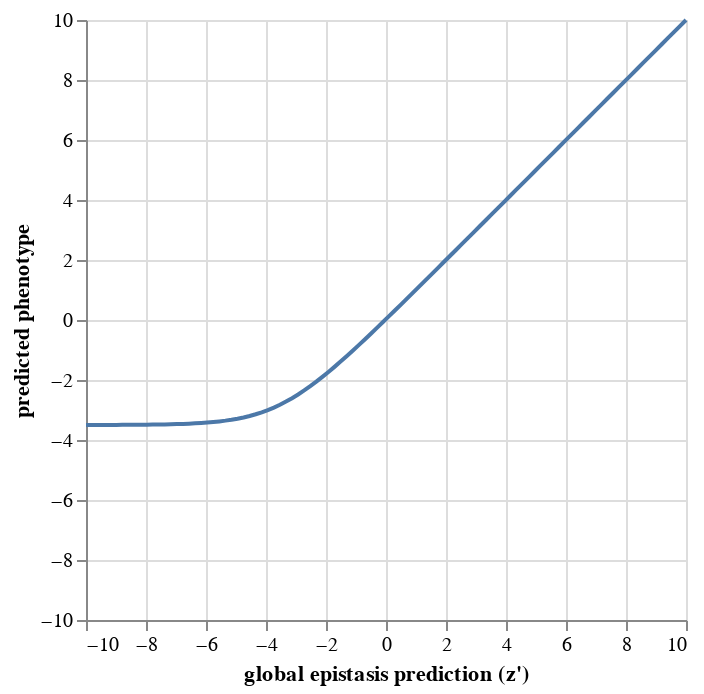

The cell this chart's notebook holds for it:
### Markdown cell above
Below is an interactive plot showing the effect of the modified softplus activation as a function of an adjustable $\lambda_{sp}$ scaling parameter, and lower bound, $l$:

### Code cell
import altair as alt

import numpy

import pandas as pd


df = pd.DataFrame({"latent": numpy.linspace(-10, 10, 100)})

slider_lsp = alt.binding_range(min=0.1, max=10)
var_lambda_sp = alt.param(bind=slider_lsp, value=1, name="lambda_sp")

slider_lb = alt.binding_range(min=-10, max=0)
var_lower_bound = alt.param(bind=slider_lb, value=-3.5, name="lower_bound")

(
    alt.Chart(df)
    .transform_calculate(
        phenotype=alt.expr.log(1 + alt.expr.exp((alt.datum['latent']-var_lower_bound)/var_lambda_sp))
        * var_lambda_sp
        + var_lower_bound
    )
    .encode(
        x=alt.X("latent", title="global epistasis prediction (z')", scale=alt.Scale(domain=[-10, 10])),
        y=alt.Y("phenotype:Q", title="predicted phenotype", scale=alt.Scale(domain=[-10, 10]))
    )
    .mark_line()
    .add_params(var_lambda_sp, var_lower_bound)
)

### Figure 1 — Vega-Lite specification as saved in the notebook (floating-point values rounded to 4 significant figures)
{"config": {"view": {"continuousWidth": 300, "continuousHeight": 300}}, "data": {"name": "data-5df0d8288b8899ccb5d4c64cc03b51be"}, "mark": {"type": "line"}, "encoding": {"x": {"field": "latent", "scale": {"domain": [-10, 10]}, "title": "global epistasis prediction (z')", "type": "quantitative"}, "y": {"field": "phenotype", "scale": {"domain": [-10, 10]}, "title": "predicted phenotype", "type": "quantitative"}}, "params": [{"name": "lambda_sp", "bind": {"input": "range", "max": 10, "min": 0.1}, "value": 1}, {"name": "lower_bound", "bind": {"input": "range", "max": 0, "min": -10}, "value": -3.5}], "transform": [{"calculate": "((log((1 + exp(((datum['latent'] - lower_bound) / lambda_sp)))) * lambda_sp) + lower_bound)", "as": "phenotype"}], "$schema": "https://vega.github.io/schema/vega-lite/v5.6.1.json", "datasets": {"data-5df0d8288b8899ccb5d4c64cc03b51be": [{"latent": -10.0}, {"latent": -9.798}, {"latent": -9.596}, {"latent": -9.394}, {"latent": -9.192}, {"latent": -8.99}, {"latent": -8.788}, {"latent": -8.586}, {"latent": -8.384}, {"latent": -8.182}, {"latent": -7.98}, {"latent": -7.778}, {"latent": -7.576}, {"latent": -7.374}, {"latent": -7.172}, {"latent": -6.97}, {"latent": -6.768}, {"latent": -6.566}, {"latent": -6.364}, {"latent": -6.162}, {"latent": -5.96}, {"latent": -5.758}, {"latent": -5.556}, {"latent": -5.354}, {"latent": -5.152}, {"latent": -4.949}, {"latent": -4.747}, {"latent": -4.545}, {"latent": -4.343}, {"latent": -4.141}, {"latent": -3.939}, {"latent": -3.737}, {"latent": -3.535}, {"latent": -3.333}, {"latent": -3.131}, {"latent": -2.929}, {"latent": -2.727}, {"latent": -2.525}, {"latent": -2.323}, {"latent": -2.121}, {"latent": -1.919}, {"latent": -1.717}, {"latent": -1.515}, {"latent": -1.313}, {"latent": -1.111}, {"latent": -0.9091}, {"latent": -0.7071}, {"latent": -0.5051}, {"latent": -0.303}, {"latent": -0.101}, {"latent": 0.101}, {"latent": 0.303}, {"latent": 0.5051}, {"latent": 0.7071}, {"latent": 0.9091}, {"latent": 1.111}, {"latent": 1.313}, {"latent": 1.515}, {"latent": 1.717}, {"latent": 1.919}, {"latent": 2.121}, {"latent": 2.323}, {"latent": 2.525}, {"latent": 2.727}, {"latent": 2.929}, {"latent": 3.131}, {"latent": 3.333}, {"latent": 3.535}, {"latent": 3.737}, {"latent": 3.939}, {"latent": 4.141}, {"latent": 4.343}, {"latent": 4.545}, {"latent": 4.747}, {"latent": 4.949}, {"latent": 5.152}, {"latent": 5.354}, {"latent": 5.556}, {"latent": 5.758}, {"latent": 5.96}, {"latent": 6.162}, {"latent": 6.364}, {"latent": 6.566}, {"latent": 6.768}, {"latent": 6.97}, {"latent": 7.172}, {"latent": 7.374}, {"latent": 7.576}, {"latent": 7.778}, {"latent": 7.98}, {"latent": 8.182}, {"latent": 8.384}, {"latent": 8.586}, {"latent": 8.788}, {"latent": 8.99}, {"latent": 9.192}, {"latent": 9.394}, {"latent": 9.596}, {"latent": 9.798}, {"latent": 10.0}]}}
